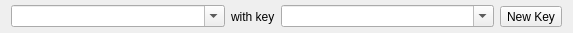
<?xml version="1.0" encoding="UTF-8"?>
<ui version="4.0">
 <class>RegisterNameForm</class>
 <widget class="QWidget" name="RegisterNameForm">
  <property name="geometry">
   <rect>
    <x>0</x>
    <y>0</y>
    <width>573</width>
    <height>33</height>
   </rect>
  </property>
  <property name="windowTitle">
   <string>Form</string>
  </property>
  <layout class="QHBoxLayout" name="horizontalLayout">
   <property name="topMargin">
    <number>3</number>
   </property>
   <property name="bottomMargin">
    <number>3</number>
   </property>
   <item>
    <widget class="QComboBox" name="name">
     <property name="sizePolicy">
      <sizepolicy hsizetype="Preferred" vsizetype="Fixed">
       <horstretch>5</horstretch>
       <verstretch>0</verstretch>
      </sizepolicy>
     </property>
     <property name="editable">
      <bool>true</bool>
     </property>
    </widget>
   </item>
   <item>
    <widget class="QLabel" name="label">
     <property name="text">
      <string>with key</string>
     </property>
    </widget>
   </item>
   <item>
    <widget class="QComboBox" name="key_name">
     <property name="sizePolicy">
      <sizepolicy hsizetype="Preferred" vsizetype="Fixed">
       <horstretch>5</horstretch>
       <verstretch>0</verstretch>
      </sizepolicy>
     </property>
     <property name="editable">
      <bool>true</bool>
     </property>
    </widget>
   </item>
   <item>
    <widget class="QToolButton" name="toolButton">
     <property name="text">
      <string>New Key</string>
     </property>
    </widget>
   </item>
  </layout>
 </widget>
 <resources/>
 <connections/>
</ui>
